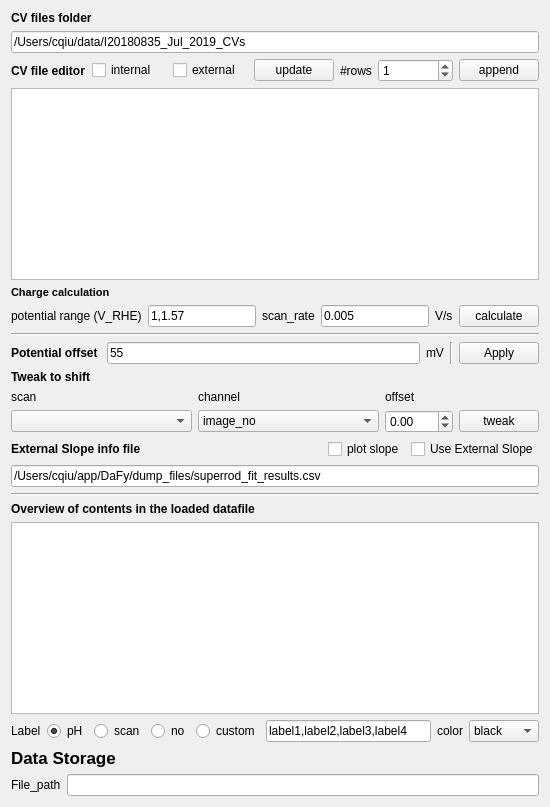
          <widget class="QWidget" name="tab_4">
           <attribute name="title">
            <string>More setup</string>
           </attribute>
           <layout class="QVBoxLayout" name="verticalLayout_6">
            <item>
             <widget class="QLabel" name="label_17">
              <property name="font">
               <font>
                <weight>75</weight>
                <bold>true</bold>
               </font>
              </property>
              <property name="text">
               <string>CV files folder</string>
              </property>
             </widget>
            </item>
            <item>
             <widget class="QLineEdit" name="lineEdit_cv_folder">
              <property name="text">
               <string>/Users/cqiu/data/I20180835_Jul_2019_CVs</string>
              </property>
             </widget>
            </item>
            <item>
             <layout class="QHBoxLayout" name="horizontalLayout_6">
              <item>
               <widget class="QLabel" name="label_18">
                <property name="font">
                 <font>
                  <weight>75</weight>
                  <bold>true</bold>
                 </font>
                </property>
                <property name="text">
                 <string>CV file editor</string>
                </property>
               </widget>
              </item>
              <item>
               <widget class="QCheckBox" name="checkBox_use_internal_cv">
                <property name="text">
                 <string>internal</string>
                </property>
               </widget>
              </item>
              <item>
               <widget class="QCheckBox" name="checkBox_use_external_cv">
                <property name="text">
                 <string>external</string>
                </property>
               </widget>
              </item>
              <item>
               <widget class="QPushButton" name="pushButton_update_info">
                <property name="text">
                 <string>update</string>
                </property>
               </widget>
              </item>
              <item>
               <widget class="QLabel" name="label_43">
                <property name="sizePolicy">
                 <sizepolicy hsizetype="Fixed" vsizetype="Preferred">
                  <horstretch>0</horstretch>
                  <verstretch>0</verstretch>
                 </sizepolicy>
                </property>
                <property name="text">
                 <string>#rows</string>
                </property>
               </widget>
              </item>
              <item>
               <widget class="QSpinBox" name="spinBox_cv_rows">
                <property name="value">
                 <number>1</number>
                </property>
               </widget>
              </item>
              <item>
               <widget class="QPushButton" name="pushButton_append_rows">
                <property name="text">
                 <string>append</string>
                </property>
               </widget>
              </item>
             </layout>
            </item>
            <item>
             <widget class="QTableView" name="tableView_cv_setting"/>
            </item>
            <item>
             <layout class="QHBoxLayout" name="horizontalLayout_14">
              <item>
               <widget class="QLabel" name="label_26">
                <property name="font">
                 <font>
                  <pointsize>8</pointsize>
                  <weight>75</weight>
                  <bold>true</bold>
                 </font>
                </property>
                <property name="text">
                 <string>Charge calculation</string>
                </property>
               </widget>
              </item>
             </layout>
            </item>
            <item>
             <layout class="QHBoxLayout" name="horizontalLayout_13">
              <item>
               <widget class="QLabel" name="label_22">
                <property name="text">
                 <string>potential range (V_RHE)</string>
                </property>
               </widget>
              </item>
              <item>
               <widget class="QLineEdit" name="lineEdit_pot_range">
                <property name="text">
                 <string>1,1.57</string>
                </property>
               </widget>
              </item>
              <item>
               <widget class="QLabel" name="label_24">
                <property name="text">
                 <string>scan_rate</string>
                </property>
               </widget>
              </item>
              <item>
               <widget class="QLineEdit" name="lineEdit_scan_rate">
                <property name="text">
                 <string>0.005</string>
                </property>
               </widget>
              </item>
              <item>
               <widget class="QLabel" name="label_25">
                <property name="text">
                 <string>V/s</string>
                </property>
               </widget>
              </item>
              <item>
               <widget class="QPushButton" name="pushButton_cal_charge">
                <property name="text">
                 <string>calculate</string>
                </property>
               </widget>
              </item>
             </layout>
            </item>
            <item>
             <widget class="Line" name="line_3">
              <property name="orientation">
               <enum>Qt::Horizontal</enum>
              </property>
             </widget>
            </item>
            <item>
             <layout class="QHBoxLayout" name="horizontalLayout_2">
              <item>
               <widget class="QLabel" name="label_20">
                <property name="font">
                 <font>
                  <weight>75</weight>
                  <bold>true</bold>
                 </font>
                </property>
                <property name="text">
                 <string>Potential offset </string>
                </property>
               </widget>
              </item>
              <item>
               <widget class="QLineEdit" name="lineEdit_pot_offset">
                <property name="text">
                 <string>55</string>
                </property>
               </widget>
              </item>
              <item>
               <widget class="QLabel" name="label_21">
                <property name="text">
                 <string>mV</string>
                </property>
               </widget>
              </item>
              <item>
               <widget class="Line" name="line">
                <property name="orientation">
                 <enum>Qt::Vertical</enum>
                </property>
               </widget>
              </item>
              <item>
               <widget class="QPushButton" name="pushButton_apply">
                <property name="text">
                 <string>Apply</string>
                </property>
               </widget>
              </item>
             </layout>
            </item>
            <item>
             <widget class="QLabel" name="label_34">
              <property name="font">
               <font>
                <weight>75</weight>
                <bold>true</bold>
               </font>
              </property>
              <property name="text">
               <string>Tweak to shift</string>
              </property>
             </widget>
            </item>
            <item>
             <layout class="QGridLayout" name="gridLayout">
              <item row="1" column="1">
               <widget class="QComboBox" name="comboBox_tweak_channel">
                <item>
                 <property name="text">
                  <string>image_no</string>
                 </property>
                </item>
                <item>
                 <property name="text">
                  <string>strain_ip</string>
                 </property>
                </item>
                <item>
                 <property name="text">
                  <string>strain_oop</string>
                 </property>
                </item>
                <item>
                 <property name="text">
                  <string>grain_size_ip</string>
                 </property>
                </item>
                <item>
                 <property name="text">
                  <string>grain_size_oop</string>
                 </property>
                </item>
               </widget>
              </item>
              <item row="0" column="1">
               <widget class="QLabel" name="label_32">
                <property name="text">
                 <string>channel</string>
                </property>
               </widget>
              </item>
              <item row="1" column="0">
               <widget class="QComboBox" name="comboBox_scans_2"/>
              </item>
              <item row="1" column="2">
               <widget class="QDoubleSpinBox" name="doubleSpinBox_offset">
                <property name="sizePolicy">
                 <sizepolicy hsizetype="Fixed" vsizetype="Fixed">
                  <horstretch>0</horstretch>
                  <verstretch>0</verstretch>
                 </sizepolicy>
                </property>
                <property name="minimum">
                 <double>-100.000000000000000</double>
                </property>
                <property name="maximum">
                 <double>100.000000000000000</double>
                </property>
               </widget>
              </item>
              <item row="0" column="0">
               <widget class="QLabel" name="label_31">
                <property name="text">
                 <string>scan</string>
                </property>
               </widget>
              </item>
              <item row="1" column="3">
               <widget class="QPushButton" name="pushButton_tweak">
                <property name="sizePolicy">
                 <sizepolicy hsizetype="Fixed" vsizetype="Fixed">
                  <horstretch>0</horstretch>
                  <verstretch>0</verstretch>
                 </sizepolicy>
                </property>
                <property name="text">
                 <string>tweak</string>
                </property>
               </widget>
              </item>
              <item row="0" column="2">
               <widget class="QLabel" name="label_33">
                <property name="text">
                 <string>offset</string>
                </property>
               </widget>
              </item>
             </layout>
            </item>
            <item>
             <layout class="QHBoxLayout" name="horizontalLayout_3">
              <item>
               <widget class="QLabel" name="label_19">
                <property name="font">
                 <font>
                  <weight>75</weight>
                  <bold>true</bold>
                 </font>
                </property>
                <property name="text">
                 <string>External Slope info file</string>
                </property>
               </widget>
              </item>
              <item>
               <spacer name="horizontalSpacer_5">
                <property name="orientation">
                 <enum>Qt::Horizontal</enum>
                </property>
                <property name="sizeHint" stdset="0">
                 <size>
                  <width>40</width>
                  <height>20</height>
                 </size>
                </property>
               </spacer>
              </item>
              <item>
               <widget class="QCheckBox" name="checkBox_plot_slope">
                <property name="text">
                 <string>plot slope</string>
                </property>
               </widget>
              </item>
              <item>
               <widget class="QCheckBox" name="checkBox_use_external_slope">
                <property name="text">
                 <string>Use External Slope</string>
                </property>
               </widget>
              </item>
             </layout>
            </item>
            <item>
             <widget class="QLineEdit" name="lineEdit_slope_file">
              <property name="text">
               <string>/Users/cqiu/app/DaFy/dump_files/superrod_fit_results.csv</string>
              </property>
             </widget>
            </item>
            <item>
             <widget class="Line" name="line_2">
              <property name="orientation">
               <enum>Qt::Horizontal</enum>
              </property>
             </widget>
            </item>
            <item>
             <widget class="QLabel" name="label_11">
              <property name="font">
               <font>
                <weight>75</weight>
                <bold>true</bold>
               </font>
              </property>
              <property name="text">
               <string>Overview of contents in the loaded datafile</string>
              </property>
             </widget>
            </item>
            <item>
             <widget class="QTextBrowser" name="textEdit_summary_data">
              <property name="enabled">
               <bool>true</bool>
              </property>
             </widget>
            </item>
            <item>
             <layout class="QHBoxLayout" name="horizontalLayout_22">
              <item>
               <widget class="QLabel" name="label_35">
                <property name="text">
                 <string>Label</string>
                </property>
               </widget>
              </item>
              <item>
               <widget class="QRadioButton" name="radioButton_pH">
                <property name="text">
                 <string>pH</string>
                </property>
                <property name="checked">
                 <bool>true</bool>
                </property>
               </widget>
              </item>
              <item>
               <widget class="QRadioButton" name="radioButton_scan">
                <property name="text">
                 <string>scan</string>
                </property>
               </widget>
              </item>
              <item>
               <widget class="QRadioButton" name="radioButton_no">
                <property name="text">
                 <string>no</string>
                </property>
               </widget>
              </item>
              <item>
               <widget class="QRadioButton" name="radioButton_custom">
                <property name="text">
                 <string>custom</string>
                </property>
               </widget>
              </item>
              <item>
               <widget class="QLineEdit" name="lineEdit_custom_label">
                <property name="text">
                 <string>label1,label2,label3,label4</string>
                </property>
               </widget>
              </item>
              <item>
               <widget class="QLabel" name="label_37">
                <property name="text">
                 <string>color</string>
                </property>
               </widget>
              </item>
              <item>
               <widget class="QComboBox" name="comboBox_color">
                <property name="sizePolicy">
                 <sizepolicy hsizetype="Fixed" vsizetype="Fixed">
                  <horstretch>0</horstretch>
                  <verstretch>0</verstretch>
                 </sizepolicy>
                </property>
                <property name="maximumSize">
                 <size>
                  <width>70</width>
                  <height>16777215</height>
                 </size>
                </property>
                <item>
                 <property name="text">
                  <string>black</string>
                 </property>
                </item>
                <item>
                 <property name="text">
                  <string>blue</string>
                 </property>
                </item>
                <item>
                 <property name="text">
                  <string>red</string>
                 </property>
                </item>
                <item>
                 <property name="text">
                  <string>green</string>
                 </property>
                </item>
                <item>
                 <property name="text">
                  <string>yellow</string>
                 </property>
                </item>
                <item>
                 <property name="text">
                  <string>magenta</string>
                 </property>
                </item>
                <item>
                 <property name="text">
                  <string>cyan</string>
                 </property>
                </item>
               </widget>
              </item>
             </layout>
            </item>
            <item>
             <widget class="QLabel" name="label_2">
              <property name="sizePolicy">
               <sizepolicy hsizetype="Fixed" vsizetype="Fixed">
                <horstretch>0</horstretch>
                <verstretch>0</verstretch>
               </sizepolicy>
              </property>
              <property name="font">
               <font>
                <pointsize>13</pointsize>
                <weight>75</weight>
                <bold>true</bold>
               </font>
              </property>
              <property name="text">
               <string>Data Storage</string>
              </property>
             </widget>
            </item>
            <item>
             <layout class="QHBoxLayout" name="horizontalLayout_4">
              <property name="sizeConstraint">
               <enum>QLayout::SetFixedSize</enum>
              </property>
              <item>
               <widget class="QLabel" name="label_16">
                <property name="sizePolicy">
                 <sizepolicy hsizetype="Preferred" vsizetype="Fixed">
                  <horstretch>0</horstretch>
                  <verstretch>0</verstretch>
                 </sizepolicy>
                </property>
                <property name="text">
                 <string>File_path</string>
                </property>
               </widget>
              </item>
              <item>
               <widget class="QLineEdit" name="lineEdit_data_file_path">
                <property name="sizePolicy">
                 <sizepolicy hsizetype="Expanding" vsizetype="Fixed">
                  <horstretch>0</horstretch>
                  <verstretch>0</verstretch>
                 </sizepolicy>
                </property>
                <property name="maximumSize">
                 <size>
                  <width>3500</width>
                  <height>16777215</height>
                 </size>
                </property>
               </widget>
              </item>
             </layout>
            </item>
           </layout>
          </widget>
